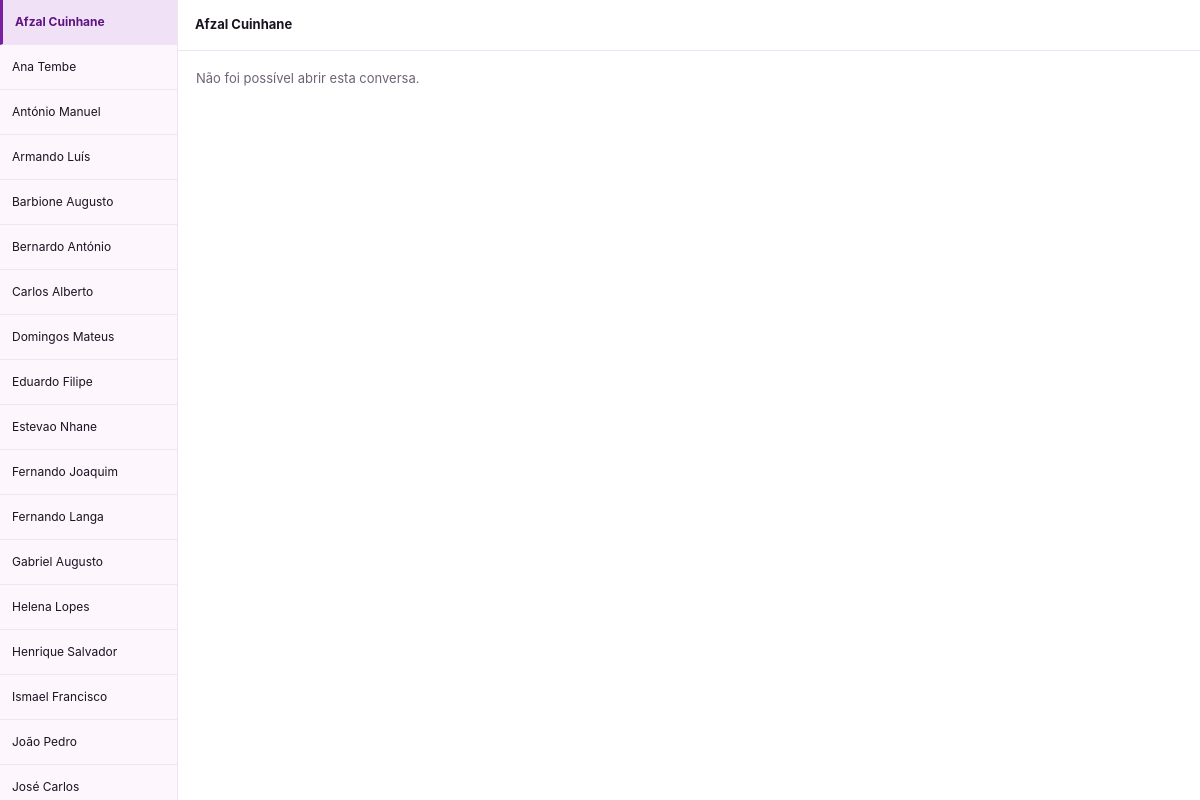
The page /View/html-php/Chat.php?embed=1 (signed in) on the database its author committed.
### tables this page shows
CREATE TABLE `formador` (
  `id_formador` int(11) NOT NULL,
  `nome` varchar(100) NOT NULL,
  `email` varchar(100) DEFAULT NULL,
  `telefone` varchar(20) DEFAULT NULL
);

CREATE TABLE `utilizador` (
  `id_utilizador` int(11) NOT NULL,
  `nome` varchar(100) NOT NULL,
  `email` varchar(120) NOT NULL,
  `senha` varchar(255) NOT NULL,
  `perfil` enum('Chefe de Departamento','Formador') NOT NULL,
  `ativo` tinyint(1) NOT NULL DEFAULT 1,
  `criado_em` timestamp NOT NULL DEFAULT current_timestamp()
);

### bootstrap.php (called while the page is built, shortened)
<?php
require_once __DIR__ . '/Conexao/Conexao.php';
function e($v): string
{
    return htmlspecialchars((string) $v, ENT_QUOTES, 'UTF-8');
}
function logged(): bool
{
    return !empty($_SESSION['user']);
}
function refresh_session_user(): void
{
    $u = one(
        'SELECT id_utilizador,nome,email,perfil FROM utilizador WHERE id_utilizador=? AND ativo=1',
        'i',
        (int) ($_SESSION['user']['id'] ?? 0)
    );
}
function require_login(): void
{
    refresh_session_user();
}
function user(): array
{
    return $_SESSION['user'] ?? [];
}
function perfil(): string
{
    return (string) (user()['perfil'] ?? '');
}
function is_formador(): bool
{
    return logged() && perfil() === PERFIL_FORMADOR;
}
function rows(string $sql, string $types = '', ...$args): array
{
    $st = db()->prepare($sql);
    if ($types) {
        $st->bind_param($types, ...$args);
    }
    $st->execute();
    $r = $st->get_result();
    return $r ? $r->fetch_all(MYSQLI_ASSOC) : [];
}
function one(string $sql, string $types = '', ...$args): ?array
{
    $a = rows($sql, $types, ...$args);
    return $a[0] ?? null;
}
function execute(string $sql, string $types = '', ...$args): bool
{
    $st = db()->prepare($sql);
    if ($types) {
        $st->bind_param($types, ...$args);
    }
    return $st->execute();
}
?>

### Conexao/Conexao.php (called while the page is built, shortened)
<?php
function db(): mysqli
{
    static $con;
    if ($con instanceof mysqli) {
        return $con;
    }
    $con = new mysqli('localhost', 'root', '', 'gestao_horarios', "3306");
    $con->set_charset('utf8mb4');
    return $con;
}

### View/html-php/Chat.php (the view, shortened to what this page needs)
<?php
require_once '../../bootstrap.php';
require_login();
$utilizador = user();
$idUtilizador = (int)($utilizador['id'] ?? $utilizador['id_utilizador'] ?? 0);
$isFormador = is_formador();
$embed = isset($_GET['embed']) && $_GET['embed'] === '1';
$idFormador = 0;
$formadores = [];
if ($isFormador) {
    $ligacao = one(
        'SELECT id_formador FROM formador WHERE email=? LIMIT 1',
        's',
        (string)($utilizador['email'] ?? '')
    );
    $idFormador = (int)($ligacao['id_formador'] ?? 0);
} else {
    $idFormador = (int)($_GET['formador'] ?? 0);
}
if (!$isFormador) {
    $formadores = rows(
        "SELECT f.id_formador, f.nome, f.email,
            (
                SELECT COUNT(*)
                FROM chat_mensagem m
                JOIN chat_conversa c ON c.id_conversa = m.id_conversa
                WHERE c.id_formador = f.id_formador
                AND m.id_remetente <> ?
                AND m.lida_em IS NULL
            ) AS nao_lidas
        FROM formador f
        ORDER BY f.nome",
        'i',
        $idUtilizador
    );
    if (!$idFormador && $formadores) {
        $idFormador = (int)$formadores[0]['id_formador'];
    }
}
$formador = $idFormador
    ? one('SELECT * FROM formador WHERE id_formador=?', 'i', $idFormador)
    : null;
$idConversa = 0;
?>
<?php if ($embed): ?>
<!doctype html>
<html lang="pt">
<head>
</head>
<body>
<div class="wrap">
    <?php else: ?>
        <div class="card" style="padding:16px">
<?php endif; ?>
<div class="content">
    <?php if (!$isFormador): ?>
        <nav class="people">
            <?php foreach ($formadores as $f): ?>
                <a class="<?= ((int)$f['id_formador'] === $idFormador ? 'active' : '') ?>"
                    href="Chat.php?embed=1&amp;formador=<?=(int)$f['id_formador']?>">
                    <?= e($f['nome']) ?>
                </a>
            <?php endforeach; ?>
        </nav>
    <?php endif; ?>
    <section class="panel">
        <div class="title">
            <?= e($isFormador ? 'Conversa com a administração' : ($formador['nome'] ?? 'Seleccione um formador')) ?>
        </div>
        <?php if (!$idConversa): ?>
            <div class="no-convo">
                Não foi possível abrir esta conversa.
            </div>
        <?php endif; ?>
    </section>
</div>
<?php if ($embed): ?>
</div>
</body>
</html>
<?php else: ?>
</div>
<?php
layout_end();
endif;
?>

### View/html-php/Chat.php (style rules this page uses)
:root { --brand: #7b1fa2; --brand-d: #5e1580; --brand-soft: #f1e1f7; --bg: #fdf6fd; --surface: #fff; --text: #1a1320; --muted: #6e6277; --line: #efe3f4; --soft: #f6ecf8; }
* { box-sizing: border-box; }
body { margin: 0; font: 13px/1.5 Inter, "Segoe UI", system-ui, Arial, sans-serif; color: var(--text); background: var(--surface); }
.wrap { height: 100vh; display: flex; flex-direction: column; }
.content { display: flex; flex: 1; min-height: 0; background: var(--surface); }
.people { width: 178px; flex-shrink: 0; overflow: auto; border-right: 1px solid var(--line); background: var(--bg); }
.people a { display: block; padding: 13px 12px; color: var(--text); text-decoration: none; border-bottom: 1px solid var(--line); font-size: 12px; overflow-wrap: anywhere; transition: background .15s; }
.people a.active { background: var(--brand-soft); color: var(--brand-d); font-weight: 700; border-left: 3px solid var(--brand); }
.panel { flex: 1; min-width: 0; display: flex; flex-direction: column; background: var(--surface); }
.title { padding: 15px 17px; border-bottom: 1px solid var(--line); font-weight: 700; color: var(--text); background: var(--surface); }
.no-convo { padding: 18px; color: var(--muted); }

### rows shown on the page
formador: nome "Afzal Cuinhane"
formador: nome "Ana Tembe"
formador: nome "António Manuel"
formador: nome "Armando Luís"
formador: nome "Barbione Augusto"
formador: nome "Bernardo António"
formador: nome "Carlos Alberto"
formador: nome "Domingos Mateus"
formador: nome "Eduardo Filipe"
formador: nome "Estevao Nhane"
formador: nome "Fernando Joaquim"
formador: nome "Fernando Langa"
formador: nome "Gabriel Augusto"
formador: nome "Helena Lopes"
formador: nome "Henrique Salvador"
formador: nome "Ismael Francisco"
formador: nome "João Pedro"
formador: nome "José Carlos"
utilizador: perfil.nome "Afzal Cuinhane"
